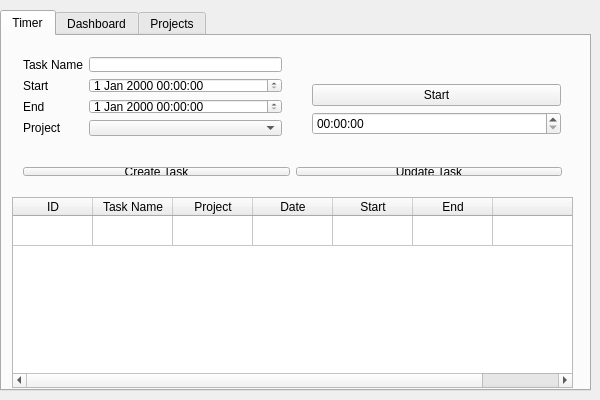
<?xml version="1.0" encoding="UTF-8"?>
<ui version="4.0">
    <class>MainWindow</class>
    <widget class="QMainWindow" name="MainWindow">
        <property name="geometry">
            <rect>
                <x>0</x>
                <y>0</y>
                <width>600</width>
                <height>400</height>
            </rect>
        </property>
        <property name="windowTitle">
            <string>Activity Tracker</string>
        </property>
        <widget class="QWidget" name="centralWidget">
            <widget class="QTabWidget" name="tabPages">
                <property name="geometry">
                    <rect>
                        <x>0</x>
                        <y>10</y>
                        <width>591</width>
                        <height>381</height>
                    </rect>
                </property>
                <property name="currentIndex">
                    <number>0</number>
                </property>
                <widget class="QWidget" name="tabTimer">
                    <attribute name="title">
                        <string>Timer</string>
                    </attribute>
                    <widget class="TaskContainer" name="taskList">
                        <property name="geometry">
                            <rect>
                                <x>10</x>
                                <y>161</y>
                                <width>561</width>
                                <height>191</height>
                            </rect>
                        </property>
                        <property name="frameShape">
                            <enum>QFrame::StyledPanel</enum>
                        </property>
                        <property name="showDropIndicator" stdset="0">
                            <bool>false</bool>
                        </property>
                        <property name="dragDropOverwriteMode">
                            <bool>false</bool>
                        </property>
                        <property name="alternatingRowColors">
                            <bool>true</bool>
                        </property>
                        <property name="selectionBehavior">
                            <enum>QAbstractItemView::SelectRows</enum>
                        </property>
                        <property name="showGrid">
                            <bool>true</bool>
                        </property>
                        <property name="sortingEnabled">
                            <bool>false</bool>
                        </property>
                        <property name="columnCount">
                            <number>7</number>
                        </property>
                        <attribute name="horizontalHeaderDefaultSectionSize">
                            <number>80</number>
                        </attribute>
                        <attribute name="verticalHeaderVisible">
                            <bool>false</bool>
                        </attribute>
                        <attribute name="verticalHeaderHighlightSections">
                            <bool>true</bool>
                        </attribute>
                        <attribute name="verticalHeaderShowSortIndicator" stdset="0">
                            <bool>false</bool>
                        </attribute>
                        <attribute name="verticalHeaderStretchLastSection">
                            <bool>false</bool>
                        </attribute>
                        <row>
                            <property name="text">
                                <string>1</string>
                            </property>
                        </row>
                        <column>
                            <property name="text">
                                <string>ID</string>
                            </property>
                        </column>
                        <column>
                            <property name="text">
                                <string>Task Name</string>
                            </property>
                        </column>
                        <column>
                            <property name="text">
                                <string>Project</string>
                            </property>
                        </column>
                        <column>
                            <property name="text">
                                <string>Date</string>
                            </property>
                        </column>
                        <column>
                            <property name="text">
                                <string>Start</string>
                            </property>
                        </column>
                        <column>
                            <property name="text">
                                <string>End</string>
                            </property>
                        </column>
                        <column>
                            <property name="text">
                                <string/>
                            </property>
                        </column>
                    </widget>
                    <widget class="QWidget" name="formLayoutWidget_2">
                        <property name="geometry">
                            <rect>
                                <x>10</x>
                                <y>10</y>
                                <width>281</width>
                                <height>101</height>
                            </rect>
                        </property>
                        <layout class="QFormLayout" name="taskLayout">
                            <item row="0" column="0">
                                <widget class="QLabel" name="taskNameLabel">
                                    <property name="text">
                                        <string>Task Name</string>
                                    </property>
                                </widget>
                            </item>
                            <item row="0" column="1">
                                <widget class="QLineEdit" name="taskName"/>
                            </item>
                            <item row="1" column="0">
                                <widget class="QLabel" name="taskStartLabel">
                                    <property name="text">
                                        <string>Start</string>
                                    </property>
                                </widget>
                            </item>
                            <item row="1" column="1">
                                <widget class="QDateTimeEdit" name="taskStart"/>
                            </item>
                            <item row="2" column="0">
                                <widget class="QLabel" name="taskEndLabel">
                                    <property name="text">
                                        <string>End</string>
                                    </property>
                                </widget>
                            </item>
                            <item row="2" column="1">
                                <widget class="QDateTimeEdit" name="taskEnd"/>
                            </item>
                            <item row="3" column="0">
                                <widget class="QLabel" name="projectInputLabel">
                                    <property name="text">
                                        <string>Project</string>
                                    </property>
                                </widget>
                            </item>
                            <item row="3" column="1">
                                <widget class="QComboBox" name="projectCombo"/>
                            </item>
                        </layout>
                    </widget>
                    <widget class="QWidget" name="horizontalLayoutWidget">
                        <property name="geometry">
                            <rect>
                                <x>10</x>
                                <y>120</y>
                                <width>561</width>
                                <height>31</height>
                            </rect>
                        </property>
                        <layout class="QHBoxLayout" name="taskButtonLayout">
                            <item>
                                <widget class="QPushButton" name="taskSubmit">
                                    <property name="text">
                                        <string>Create Task</string>
                                    </property>
                                </widget>
                            </item>
                            <item>
                                <widget class="QPushButton" name="taskUpdate">
                                    <property name="text">
                                        <string>Update Task</string>
                                    </property>
                                </widget>
                            </item>
                        </layout>
                    </widget>
                    <widget class="QWidget" name="verticalLayoutWidget">
                        <property name="geometry">
                            <rect>
                                <x>299</x>
                                <y>9</y>
                                <width>271</width>
                                <height>101</height>
                            </rect>
                        </property>
                        <layout class="QVBoxLayout" name="verticalLayout">
                            <item>
                                <spacer name="verticalSpacer">
                                    <property name="orientation">
                                        <enum>Qt::Vertical</enum>
                                    </property>
                                    <property name="sizeHint" stdset="0">
                                        <size>
                                            <width>20</width>
                                            <height>40</height>
                                        </size>
                                    </property>
                                </spacer>
                            </item>
                            <item>
                                <widget class="QPushButton" name="timerButton">
                                    <property name="text">
                                        <string>Start</string>
                                    </property>
                                </widget>
                            </item>
                            <item>
                                <widget class="QTimeEdit" name="timerDisplay">
                                    <property name="displayFormat">
                                        <string>HH:mm:ss</string>
                                    </property>
                                </widget>
                            </item>
                        </layout>
                    </widget>
                </widget>
                <widget class="QWidget" name="tabDashboard">
                    <attribute name="title">
                        <string>Dashboard</string>
                    </attribute>
                    <widget class="QTableWidget" name="dashboardWidegt">
                        <property name="geometry">
                            <rect>
                                <x>10</x>
                                <y>70</y>
                                <width>561</width>
                                <height>281</height>
                            </rect>
                        </property>
                        <column>
                            <property name="text">
                                <string>Project</string>
                            </property>
                        </column>
                        <column>
                            <property name="text">
                                <string>Duration</string>
                            </property>
                        </column>
                    </widget>
                    <widget class="QWidget" name="formLayoutWidget_3">
                        <property name="geometry">
                            <rect>
                                <x>10</x>
                                <y>10</y>
                                <width>561</width>
                                <height>51</height>
                            </rect>
                        </property>
                        <layout class="QFormLayout" name="filterLayour">
                            <item row="0" column="0">
                                <widget class="QLabel" name="dffLabel">
                                    <property name="text">
                                        <string>From</string>
                                    </property>
                                </widget>
                            </item>
                            <item row="0" column="1">
                                <widget class="QDateEdit" name="dateFromFilter"/>
                            </item>
                            <item row="1" column="0">
                                <widget class="QLabel" name="dtfLabel">
                                    <property name="text">
                                        <string>To</string>
                                    </property>
                                </widget>
                            </item>
                            <item row="1" column="1">
                                <widget class="QDateEdit" name="dateToFilter"/>
                            </item>
                        </layout>
                    </widget>
                </widget>
                <widget class="QWidget" name="tabProjects">
                    <attribute name="title">
                        <string>Projects</string>
                    </attribute>
                    <widget class="QWidget" name="formLayoutWidget">
                        <property name="geometry">
                            <rect>
                                <x>9</x>
                                <y>9</y>
                                <width>571</width>
                                <height>128</height>
                            </rect>
                        </property>
                        <layout class="QFormLayout" name="formLayout">
                            <item row="0" column="0">
                                <widget class="QLabel" name="projectLabel">
                                    <property name="text">
                                        <string>Project Name</string>
                                    </property>
                                </widget>
                            </item>
                            <item row="0" column="1">
                                <widget class="QLineEdit" name="projectInput"/>
                            </item>
                            <item row="1" column="1">
                                <widget class="QPushButton" name="projectSubmit">
                                    <property name="text">
                                        <string>Create Project</string>
                                    </property>
                                </widget>
                            </item>
                            <item row="2" column="1">
                                <widget class="QPushButton" name="projectUpdate">
                                    <property name="enabled">
                                        <bool>false</bool>
                                    </property>
                                    <property name="text">
                                        <string>Update Project</string>
                                    </property>
                                </widget>
                            </item>
                            <item row="3" column="1">
                                <widget class="QPushButton" name="projectRemove">
                                    <property name="enabled">
                                        <bool>false</bool>
                                    </property>
                                    <property name="text">
                                        <string>Remove Project</string>
                                    </property>
                                </widget>
                            </item>
                        </layout>
                    </widget>
                    <widget class="QListWidget" name="projectList">
                        <property name="geometry">
                            <rect>
                                <x>10</x>
                                <y>150</y>
                                <width>571</width>
                                <height>201</height>
                            </rect>
                        </property>
                    </widget>
                </widget>
            </widget>
        </widget>
    </widget>
    <layoutdefault spacing="6" margin="11"/>
    <customwidgets>
        <customwidget>
            <class>TaskContainer</class>
            <extends>QTableWidget</extends>
            <header>taskcontainer.h</header>
        </customwidget>
    </customwidgets>
    <resources/>
    <connections/>
</ui>
